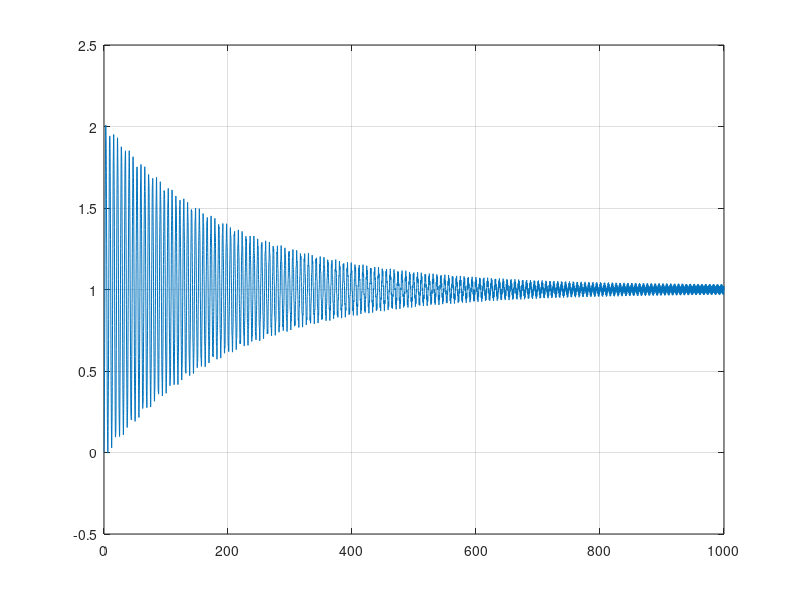

Recreate this plot in MATLAB.
pkg load control

m = 1;
k = 1;
b = 0.01;
t_max = 1000;
Frequencia_da_forca_Hz = 1;

y0 = [0 0];
dy_dt = @(t,y) [y(2);
-(b/m)*y(2)-(k/m)*y(1)+(1/m)*(sin(2*pi*Frequencia_da_forca_Hz*t)+1)];
[t,y]=ode45(dy_dt,[0 t_max],y0);

figure
plot(t,y(:,1))
grid on
